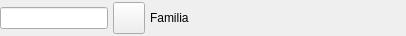
<ui version="4.0" >
 <author></author>
 <comment></comment>
 <exportmacro></exportmacro>
 <class>BusquedaFamiliaBase</class>
 <widget class="QWidget" name="BusquedaFamiliaBase" >
  <property name="geometry" >
   <rect>
    <x>0</x>
    <y>0</y>
    <width>406</width>
    <height>36</height>
   </rect>
  </property>
  <property name="windowTitle" >
   <string>Form1</string>
  </property>
  <layout class="QHBoxLayout" >
   <property name="margin" >
    <number>0</number>
   </property>
   <property name="spacing" >
    <number>5</number>
   </property>
   <item>
    <widget class="QLineEdit" name="m_codigocompletofamilia" >
     <property name="sizePolicy" >
      <sizepolicy>
       <hsizetype>5</hsizetype>
       <vsizetype>0</vsizetype>
       <horstretch>0</horstretch>
       <verstretch>0</verstretch>
      </sizepolicy>
     </property>
    </widget>
   </item>
   <item>
    <widget class="QToolButton" name="mui_buscar" >
     <property name="minimumSize" >
      <size>
       <width>32</width>
       <height>32</height>
      </size>
     </property>
     <property name="text" >
      <string/>
     </property>
     <property name="icon" >
      <iconset resource="../../bulmages-recursos-graficos.qrc" >:/Genericos32x32/images/pendientes/i_find.png</iconset>
     </property>
    </widget>
   </item>
   <item>
    <widget class="QLabel" name="m_nombrefamilia" >
     <property name="sizePolicy" >
      <sizepolicy>
       <hsizetype>7</hsizetype>
       <vsizetype>5</vsizetype>
       <horstretch>0</horstretch>
       <verstretch>0</verstretch>
      </sizepolicy>
     </property>
     <property name="text" >
      <string>Familia</string>
     </property>
    </widget>
   </item>
  </layout>
 </widget>
 <layoutdefault spacing="0" margin="0" />
 <pixmapfunction></pixmapfunction>
 <resources>
  <include location="../../bulmages-recursos-graficos.qrc" />
 </resources>
 <connections/>
</ui>
